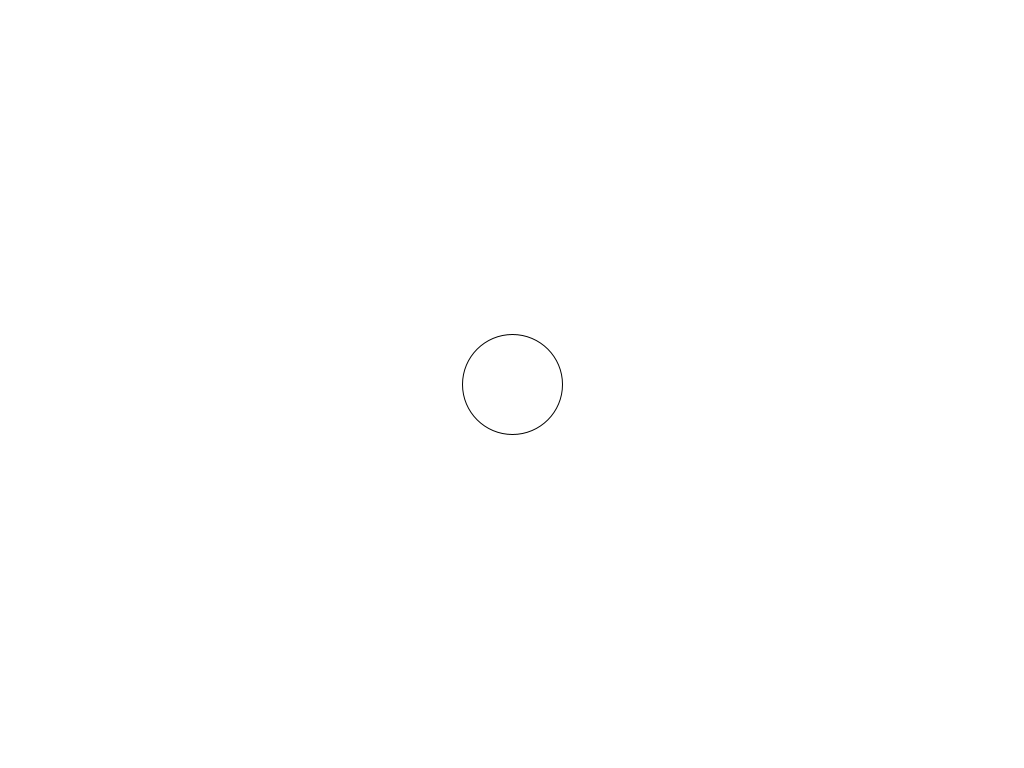
Frame 1 (no input)
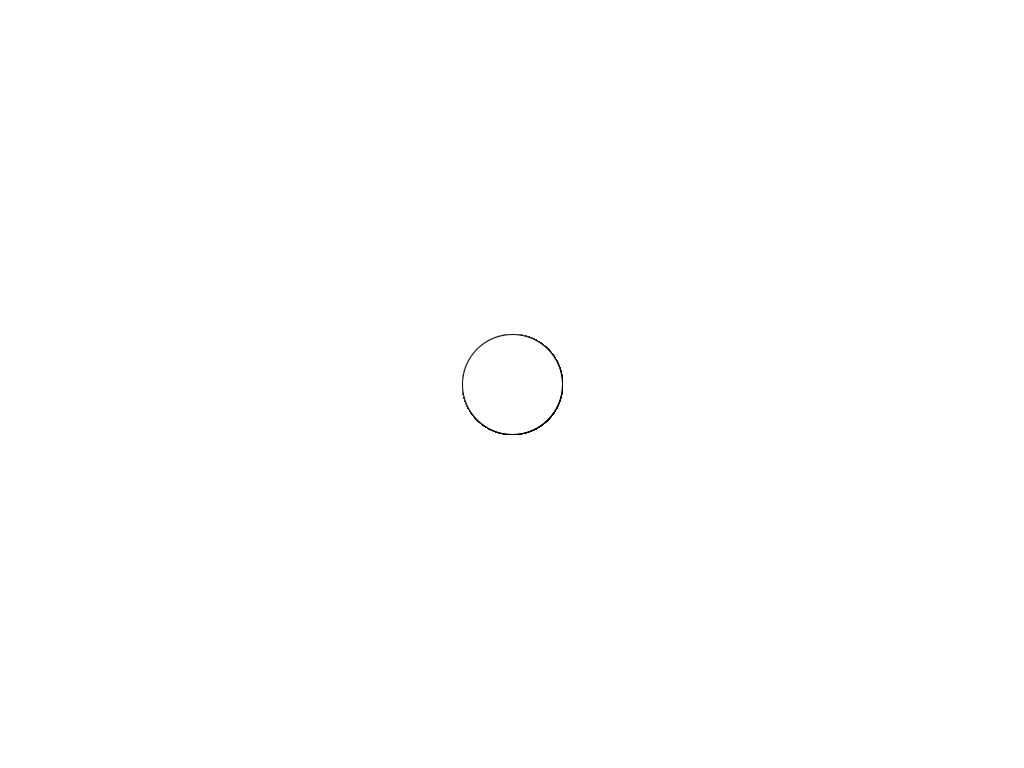
Frame 60 (the mouse pressed at the canvas centre just before this capture)
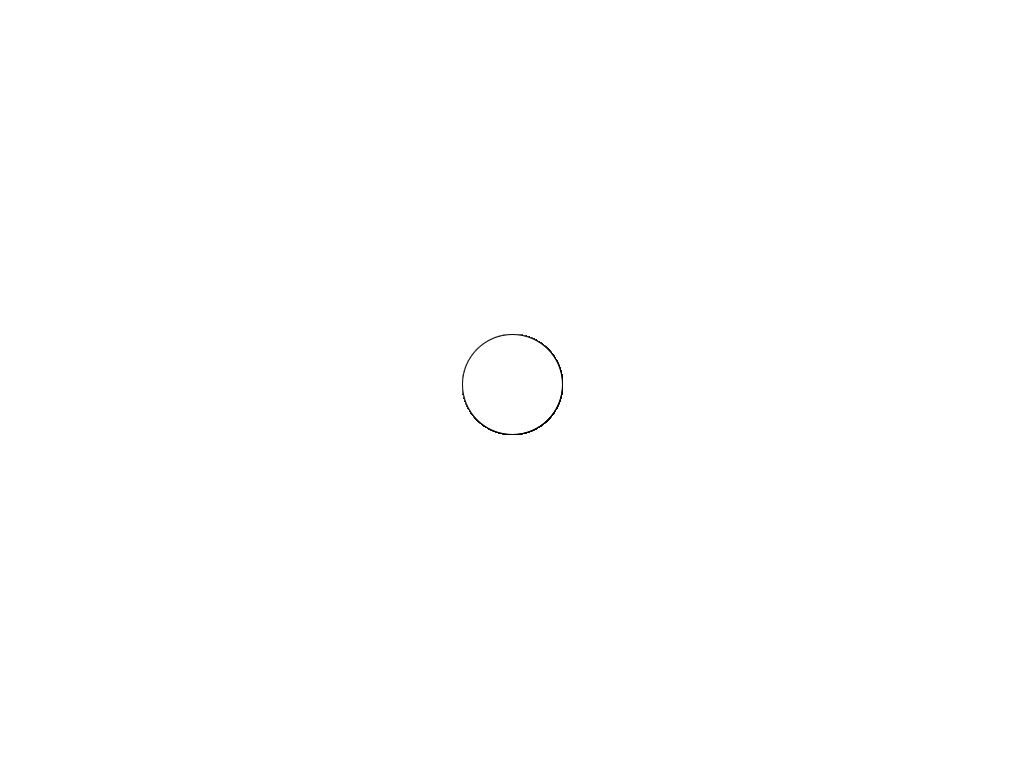
Frame 120 (the mouse held since frame 60 and released just before this capture)

The Processing sketch that drew these frames (run headless with seeded random() and noise(); from frame 60 on, the mouse is pressed at the canvas centre):

// Processing sketch: keyboard
// ── keyboard.pde
float x;
float y;
float mDiameter;
float mDiameterModifier;
float mPositionModifier;
int mBackground;

void setup() {
  size(1024, 768);

  mBackground = 255;

  background(mBackground);
  stroke(0);
  fill(mBackground);

  x = width / 2;
  y = height / 2;
  mDiameter = 100;
  mDiameterModifier = 10;
  mPositionModifier = 10;
}

void draw() {
  circle(x, y, mDiameter);
}

void keyPressed() {
  if (key == 'b') {
    mDiameter = mDiameter + mDiameterModifier;
  } else if (key == 's') {
    mDiameter = mDiameter - mDiameterModifier;
  }

  if (keyCode == LEFT) {
    x = x - mPositionModifier;
  } else if (keyCode == RIGHT) {
    x = x + mPositionModifier;
  } else if (keyCode == UP) {
    y = y - mPositionModifier;
  } else if (keyCode == DOWN) {
    y = y + mPositionModifier;
  } else if (keyCode == BACKSPACE || keyCode == DELETE) {
    background(mBackground);
  }
}
